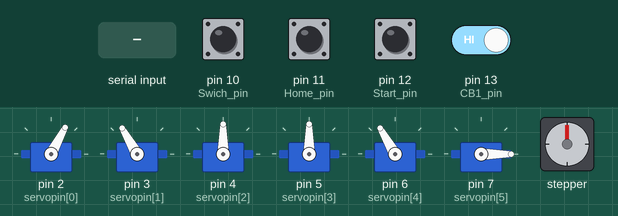
This sketch was run on a simulated Arduino Uno, built with avr-gcc and run on an emulated ATmega328P. Parts: 6 × servo, stepper motor. The test bench sets the inputs (shaded band); at power-on: pin 11 (Home_pin), pin 12 (Start_pin), pin 13 (CB1_pin) HIGH, pin 10 (Swich_pin) LOW. Stepper angles assume 200 steps per turn.

Above: at 5.1 s.
5.2 s: pin 12 (Start_pin) pulled LOW for 0.15 s
At 5.8 s:
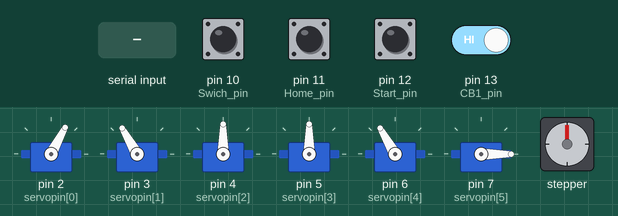
8.3 s: "1\n" received over Serial
At 10.8 s:
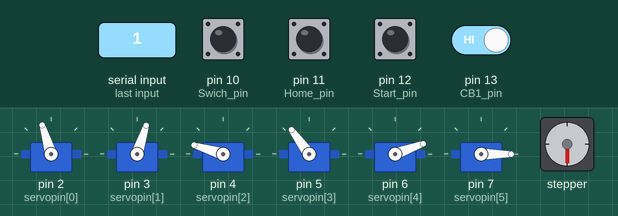
11.3 s: pin 11 (Home_pin) pulled LOW for 3.2 s
At 15.0 s:
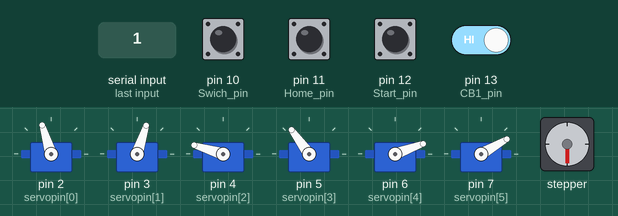
16.0 s: pin 13 (CB1_pin) driven LOW
At 21.6 s:
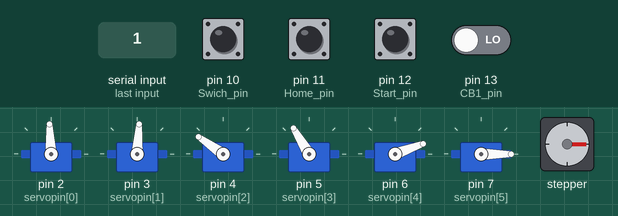
22.0 s: pin 11 (Home_pin) driven LOW and pin 12 (Start_pin) driven LOW
25.0 s: pin 12 (Start_pin) driven HIGH
Timing chart, 0 to 32.4 s (numbered marks = the images above; inputs shaded):
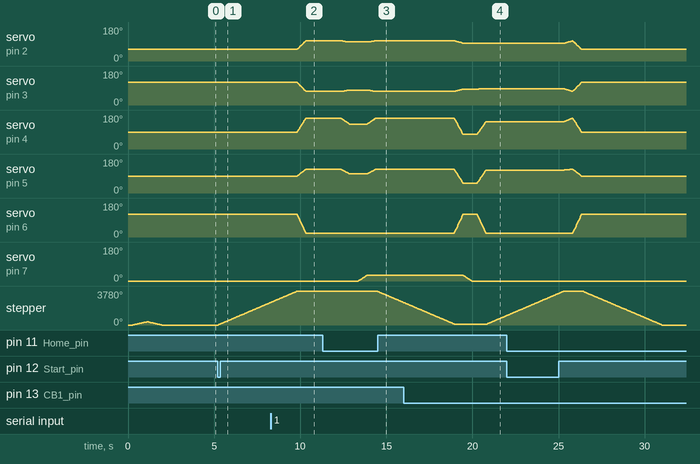

The sketch:

Classified_Product_Arduino.ino
```cpp
#include <Servo.h>
#include <AccelStepper.h>

#define Number_Servo 6
int servopin[] = {2, 3, 4, 5, 6, 7}; // Chân kết nối cho các servo
Servo myservo[Number_Servo]; // Mảng các đối tượng Servo

int delayStep = 25; // Thời gian chờ giữa các bước di chuyển
int dochia = 20.0; // Số bước di chuyển
int Wait = 500;    // thời gian chờ vật

// Driver: FULL STEP, Motor 1.8' => 200 bước = 1 vòng 360'
#define Step_pin 8
#define Dir_pin 9
#define Swich_pin 10
#define Home_pin 11
#define Start_pin 12
#define CB1_pin 13
int step, cb1;
AccelStepper Step(1, Step_pin, Dir_pin); //1 là chế độ dùng Driver

float VT0[Number_Servo] = {62, 120, 90, 90, 120, 0}; // Vị trí ban đầu của servo
float VT[Number_Servo];
float ABC[Number_Servo];
//float Toa_do[5];
float ToaDo[5];

int Data = 0; // Dữ liệu từ cổng serial

//- Thông số bảng D-H
float d1 = 135;
float a2 = 195;
float a3 = 115;
float a4 = 110;
float x,y,z;
float theta[6] = {0,0,0,0,0,0};
//float theta_old[6] = {0,0,0,0,0,0};
void setup() {
  Serial.begin(9600);

  for (int i = 0; i < Number_Servo; i++) {
    myservo[i].attach(servopin[i]);
    myservo[i].write(VT0[i]);
    VT[i] = VT0[i];
  }
  Step.setMaxSpeed(800);  //Đặt tốc độ tối đa, mặc định là rất chậm
      //Khi được điều khiển bởi vị trí được cài đặt, bước sẽ tăng tốc để di chuyển ở tốc độ tối đa NÀY và giảm tốc khi nó đến đích.
      //Tốc độ >1000 bước/s là không đáng tin cậy
      //Mặc đinh trong thư viện là 1000 bước/s
  Step.setAcceleration(800);
  pinMode(Swich_pin, INPUT);
  pinMode(Home_pin, INPUT_PULLUP);
  pinMode(Start_pin, INPUT_PULLUP);
  while(digitalRead(Swich_pin) == HIGH)
  {
    Step.setSpeed(-800); //Cho motor chạy với tốc độ 200 bước/s
    Step.runSpeed();
    //Serial.println(digitalRead(Swich_pin));
  }
  Step.setCurrentPosition(0); //Set vị trí hiện tại của động cơ là 0
  delay(250);
  step = 200;
  while(Step.currentPosition() != step)
      {
        if(step - Step.currentPosition() >= 0) Step.setSpeed(250);
        else Step.setSpeed(-250);
        Step.runSpeed();
      }
  step = 0;
  while(Step.currentPosition() != step)
      {
        if(step - Step.currentPosition() >= 0) Step.setSpeed(250);
        else Step.setSpeed(-250);
        Step.runSpeed();
      }

  // Serial.print("Tốc độ: "); Serial.print(Step.speed());
  // Serial.print("    Vị trí: "); Serial.println(Step.currentPosition());
  delay(2000); //dừng chờ 1s
}

void loop() {
  if(digitalRead(CB1_pin) == LOW)
  {
     cb1 = 1;

  }
  if(digitalRead(CB1_pin) == HIGH )
  {
    if(cb1 != 0)
    {
      cb1 = 0;
      Serial.print("1");
      delay(300);
    }

  }
  if(digitalRead(Start_pin) == LOW)
  {
    // Bước 1
  //float ToaDo[5] = {130, 2100, 280, 120, 0};
  ToaDo[0] = 150;
  ToaDo[1] = 2100;
  ToaDo[2] = 280;
  ToaDo[3] = 20;
  ToaDo[4] = 0;
  Run(ToaDo);
  }
  if(digitalRead(Home_pin) == LOW)
  {
    //{62, 120, 90, 90, 120, 0}
    VT[0] = 62;
    VT[1] = 120;
    VT[2] = 90;
    VT[3] = 90;
    VT[4] = 120;
    VT[5] = 0;
    RunServo(VT0, VT);
    step = 0;
    while(Step.currentPosition() != step)
        {
          if(step - Step.currentPosition() >= 0) Step.setSpeed(500);
          else Step.setSpeed(-500);
          Step.runSpeed();
        }
  }
  //Serial.println(cb1);
//Serial.println(digitalRead(CB1_pin));
//Serial.println(digitalRead(CB1_pin));
  if (Serial.available()) {
    Data = (Serial.read() - '0'); // Đọc dữ liệu từ cổng serial
    //Serial.println(Data);
    delay(1500);
  }
  switch (Data)
  {
    case 1:
      Vat1();
      break;
    case 2:
      Vat2();
      break;
  }
  Data = 0;
  // if(digitalRead(Home_pin) == HIGH)
  // {
  //   while(digitalRead(Swich_pin) == HIGH)
  //   {
  //     Step.setSpeed(-250); //Cho motor chạy với tốc độ 200 bước/s
  //     Step.runSpeed();
  //   }
  //   Step.setCurrentPosition(0); //Set vị trí hiện tại của động cơ là 0
  //   Serial.print("Tốc độ: "); Serial.print(Step.speed());
  //   Serial.print("    Vị trí: "); Serial.println(Step.currentPosition());
  //   delay(1000); //dừng chờ 1s
  //  }

}

void RunServo(float VTC[], float VTM[]) {
  for (int i = 0; i < dochia; i++) {
    for (int j = 0; j < (Number_Servo ); j++) {
      ABC[j] = (float(VTM[j] - VTC[j]) / dochia);
      float x = VTC[j] + ABC[j] * (i+1) ; // Tính toán vị trí mới của servo
      myservo[j].write(x); // Ghi vị trí mới vào servo

      //Serial.print(x);
      //Serial.print(" | ");
    }
    delay(delayStep);
    //Serial.println("");
  }
  // Lưu vị trí cuối cùng của servo vào VTC
  for (int i = 0; i < Number_Servo; i++) {
    VTC[i] = VTM[i];
  }
}

void InverseKinematics(float Px, float Py, float Pz, float O)
{
  float th1=atan2(Py,Px);
  float Nx = Px*cos(th1) + Py*sin(th1);
  float Ny = Pz - d1 + a4;
  float th3= -acos((sq(Nx) + sq(Ny) - sq(a2*1.0) - sq(a3*1.0))/(2.0*a2*a3));
  float th2= atan2((Ny*(a2 + a3*cos(th3)) - a3*sin(th3)*Nx) , (Nx*(a2 + a3*cos(th3)) + a3*sin(th3)*Ny));
  float th4= th2 + th3 + 3.14/2 ;
    theta[1] =  degrees(th1);
    theta[2] =  degrees(th2);
    theta[3] = -degrees(th3);
    theta[4] =  degrees(th4);
    theta[5] = theta[1] - O;
    // Serial.println(theta[1]);
    // Serial.println(theta[2]);
    // Serial.println(theta[3]);
    // Serial.println(theta[4]);
}
void Run(float Toa_do[])
{
    // Vị trí 1
    //Toa_do[] = {130, 2200, 280, 120, 0};
    InverseKinematics(Toa_do[0], 0, Toa_do[2], 0);
    VT[0] = 180 - theta[2];
    VT[1] = theta[2];
    VT[2] = 200 - theta[3];
    VT[3] = theta[4];
    VT[4] = Toa_do[3];
    VT[5] = Toa_do[4];
    step = Toa_do[1];
    while(Step.currentPosition() != step)
        {
          if(step - Step.currentPosition() >= 0) Step.setSpeed(500);
          else Step.setSpeed(-500);
          Step.runSpeed();
        }
    RunServo(VT0, VT);

}

void Vat1()
{
  // Bước 1
  //float ToaDo[5] = {130, 2100, 280, 120, 0};
  ToaDo[0] = 150;
  ToaDo[1] = 2100;
  ToaDo[2] = 280;
  ToaDo[3] = 20;
  ToaDo[4] = 0;
  Run(ToaDo);
  // Bước 2
  //float ToaDo[5] = {130, 2100, 240, 120, 0};
  ToaDo[0] = 150;
  ToaDo[1] = 2100;
  ToaDo[2] = 240;
  ToaDo[3] = 20;
  ToaDo[4] = 0;
  Run(ToaDo);
  delay(Wait);
  // Bước 3
  //float ToaDo[5] = {130, 2100, 240, 120, 40};
  ToaDo[0] = 150;
  ToaDo[1] = 2100;
  ToaDo[2] = 240;
  ToaDo[3] = 20;
  ToaDo[4] = 30;
  Run(ToaDo);
  // Bước 4
  //float ToaDo[] = {130, 2100, 280, 120, 40};
  ToaDo[0] = 150;
  ToaDo[1] = 2100;
  ToaDo[2] = 280;
  ToaDo[3] = 20;
  ToaDo[4] = 30;
  Run(ToaDo);
  // Bước 5
  //float ToaDo = {110, 100, 200, 120, 40};
  ToaDo[0] = 110;
  ToaDo[1] = 50;
  ToaDo[2] = 150;
  ToaDo[3] = 120;
  ToaDo[4] = 30;
  Run(ToaDo);
  // Bước 6
  //float ToaDo = {110, 100, 200, 120, 0};
  ToaDo[0] = 110;
  ToaDo[1] = 50;
  ToaDo[2] = 150;
  ToaDo[3] = 120;
  ToaDo[4] = 0;
  Run(ToaDo);
  delay(300);
  // Bước 7
  //float ToaDo = {110, 100, 280, 120, 0};
  ToaDo[0] = 110;
  ToaDo[1] = 50;
  ToaDo[2] = 280;
  ToaDo[3] = 20;
  ToaDo[4] = 0;
  Run(ToaDo);
  //Serial.println("HOAN THANH :v");
  // Bước 1
  //float ToaDo[5] = {130, 2100, 280, 120, 0};
  ToaDo[0] = 150;
  ToaDo[1] = 2100;
  ToaDo[2] = 280;
  ToaDo[3] = 20;
  ToaDo[4] = 0;
  Run(ToaDo);
}

void Vat2()
{
  // Bước 1
  //float ToaDo[5] = {130, 2100, 280, 120, 0};
  ToaDo[0] = 150;
  ToaDo[1] = 2100;
  ToaDo[2] = 280;
  ToaDo[3] = 20;
  ToaDo[4] = 0;
  Run(ToaDo);
  // Bước 2
  //float ToaDo[5] = {130, 2100, 240, 120, 0};
  ToaDo[0] = 150;
  ToaDo[1] = 2100;
  ToaDo[2] = 240;
  ToaDo[3] = 20;
  ToaDo[4] = 0;
  Run(ToaDo);
  delay(Wait);
  // Bước 3
  //float ToaDo[5] = {130, 2100, 240, 120, 40};
  ToaDo[0] = 150;
  ToaDo[1] = 2100;
  ToaDo[2] = 240;
  ToaDo[3] = 20;
  ToaDo[4] = 30;
  Run(ToaDo);
  // Bước 4
  //float ToaDo[] = {130, 2100, 280, 120, 40};
  ToaDo[0] = 150;
  ToaDo[1] = 2100;
  ToaDo[2] = 280;
  ToaDo[3] = 20;
  ToaDo[4] = 30;
  Run(ToaDo);
  // Bước 5
  //float ToaDo = {110, 300, 200, 120, 40};
  ToaDo[0] = 110;
  ToaDo[1] = 600;
  ToaDo[2] = 150;
  ToaDo[3] = 120;
  ToaDo[4] = 30;
  Run(ToaDo);
  // Bước 6
  //float ToaDo = {110, 300, 200, 120, 0};
  ToaDo[0] = 110;
  ToaDo[1] = 600;
  ToaDo[2] = 150;
  ToaDo[3] = 120;
  ToaDo[4] = 0;
  Run(ToaDo);
  delay(300);
  // Bước 7
  //float ToaDo = {110, 300, 280, 120, 0};
  ToaDo[0] = 110;
  ToaDo[1] = 600;
  ToaDo[2] = 280;
  ToaDo[3] = 120;
  ToaDo[4] = 0;
  Run(ToaDo);
  //Serial.println("HOAN THANH :v");
  // Bước 1
  //float ToaDo[5] = {130, 2100, 280, 120, 0};
  ToaDo[0] = 150;
  ToaDo[1] = 2100;
  ToaDo[2] = 280;
  ToaDo[3] = 20;
  ToaDo[4] = 0;
  Run(ToaDo);
}
```

Measured:
- after the input at 5.2 s, stepper: keeps turning clockwise at about 827°/s, starting at once
- by itself, servo on pin 2 (servopin[0]): rises from 93° to 107° in 0.49 s, then falls to 62° in 0.52 s
- by itself, servo on pin 4 (servopin[2]): rises from 145° to 163° in 0.46 s, then falls to 90° in 0.54 s
- by itself, servo on pin 5 (servopin[3]): rises from 121° to 126° in 0.41 s, then falls to 90° in 0.57 s
